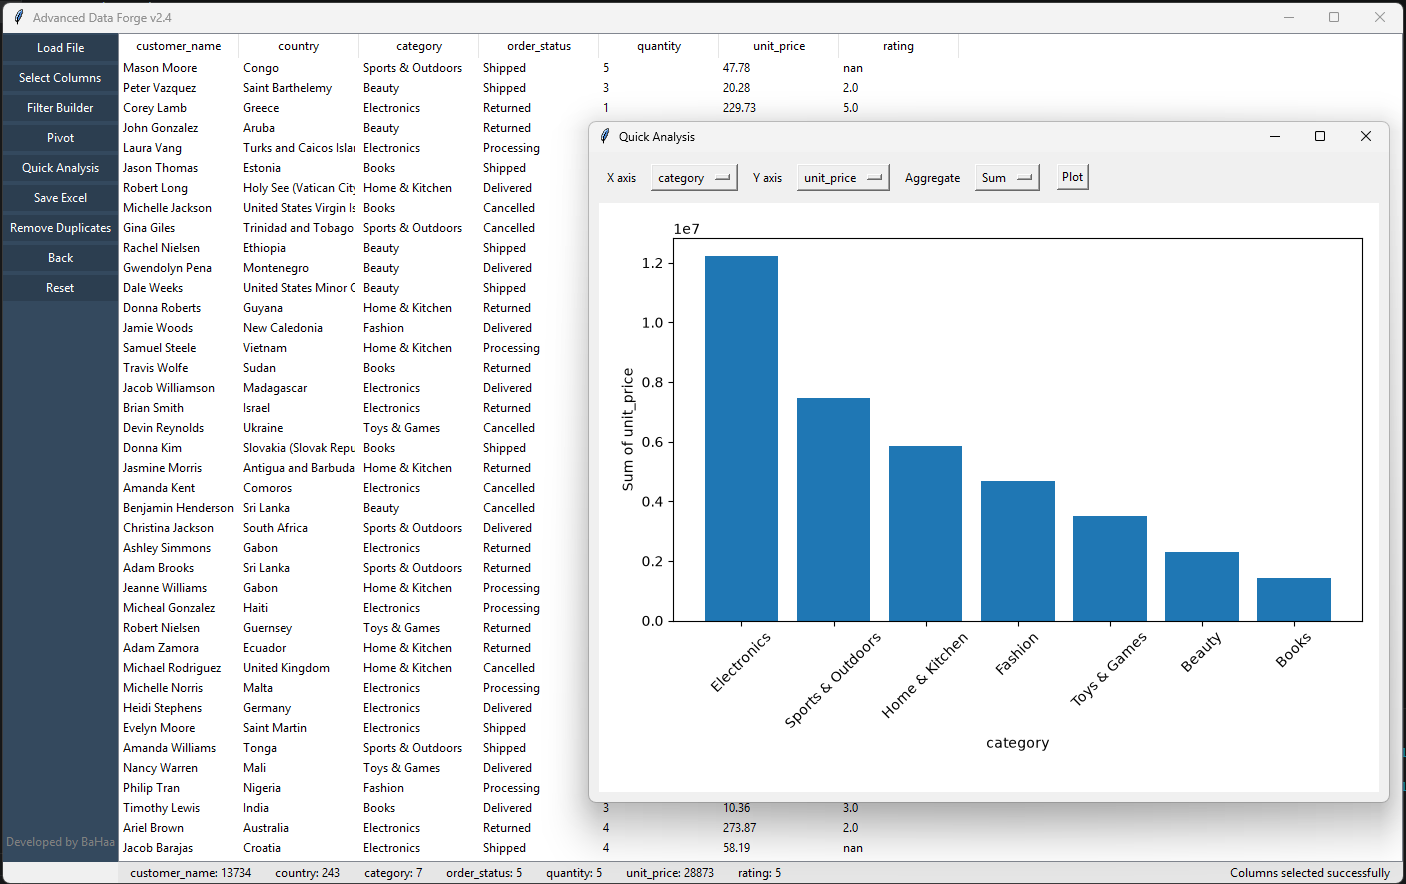

Here is the Python script that generated this plot:
import os

import pandas as pd
import tkinter as tk
from tkinter import filedialog, messagebox, ttk

import matplotlib
matplotlib.use("TkAgg")
from matplotlib.backends.backend_tkagg import FigureCanvasTkAgg
from matplotlib.figure import Figure

AGG_MAP = {"Sum": "sum", "Average": "mean", "Count": "count"}
MAX_CATEGORIES = 20


class DataApp:
    def __init__(self, root):
        self.root = root
        self.root.title("Advanced Data Forge v2.4")

        self.center_window(self.root, 1400, 850)

        self.df = None
        self.original_df = None
        self.file_path = None
        self.history = [] #for back button

        self.root.grid_rowconfigure(0, weight=1)
        self.root.grid_rowconfigure(1, weight=0)
        self.root.grid_columnconfigure(0, weight=0)
        self.root.grid_columnconfigure(1, weight=1)

        self.sidebar = tk.Frame(self.root, width=200, bg="#34495e")
        self.sidebar.grid(row=0, column=0, sticky="ns")
        self.sidebar.grid_propagate(False)  #fixed

        #status bar at the bottom.
        self.status_frame = tk.Frame(self.root, bg="#e6e6e6", height=30)
        self.status_frame.grid(row=1, column=1, sticky="ew")
        self.status_frame.grid_propagate(False)

        self.status_message = tk.Label(self.status_frame, text="Ready", bg="#e6e6e6", anchor="e")
        self.status_message.pack(side="right", padx=10)

        btn_style = {"bg": "#2c3e50", "fg": "white", "activebackground": "#1abc9c", "relief": "flat"}

        #buttons
        tk.Button(self.sidebar, text="Load File", command=self.load_file, **btn_style).pack(fill="x", pady=2)
        tk.Button(self.sidebar, text="Select Columns", command=self.select_columns, **btn_style).pack(fill="x", pady=2)
        tk.Button(self.sidebar, text="Filter Builder", command=self.open_filter_builder, **btn_style).pack(fill="x", pady=2)
        tk.Button(self.sidebar, text="Pivot", command=self.open_pivot, **btn_style).pack(fill="x", pady=2)
        tk.Button(self.sidebar, text="Quick Analysis", command=self.open_quick_analysis, **btn_style).pack(fill="x", pady=2)
        tk.Button(self.sidebar, text="Save Excel", command=self.save, **btn_style).pack(fill="x", pady=2)
        tk.Button(self.sidebar, text="Remove Duplicates", command=self.remove_duplicates, **btn_style).pack(fill="x", pady=2)
        tk.Button(self.sidebar, text="Back", command=self.go_back, **btn_style).pack(fill="x", pady=2)
        tk.Button(self.sidebar, text="Reset", command=self.reset, **btn_style).pack(fill="x", pady=2)

        self.tree = ttk.Treeview(self.root)
        self.tree.grid(row=0, column=1, sticky="nsew")

        tk.Label(
            self.sidebar, text="Developed by BaHaa", font=("Segoe UI", 9), fg="grey", bg="#34495e"
        ).pack(side="bottom", pady=10)

    #open and loads csv/txt/excel (3types of big files) to self.df
    def load_file(self):
        self.file_path = filedialog.askopenfilename(
            filetypes=[
                ("Supported Files", "*.txt *.csv *.xlsx *.xls"),
                ("Text Files", "*.txt"),
                ("CSV Files", "*.csv"),
                ("Excel Files", "*.xlsx *.xls"),
            ]
        )
        if not self.file_path:
            return #stop here if not use a file

        ext = os.path.splitext(self.file_path)[1].lower()
        if ext == ".txt":
            self.df = pd.read_csv(self.file_path, sep="\t")
        elif ext == ".csv":
            self.df = pd.read_csv(self.file_path)
        elif ext in (".xlsx", ".xls"):
            self.df = pd.read_excel(self.file_path)
        else:
            messagebox.showerror("Error", "Unsupported file type")
            return

        self.original_df = self.df.copy() #original copy of the file.
        self.show_table(self.df)
        self.update_status_bar()
        self.set_status("File loaded")

    # renders df into the treeview, only first 200 rows for speed
    def show_table(self, df):
        self.tree.delete(*self.tree.get_children())
        self.tree["columns"] = list(df.columns)
        self.tree["show"] = "headings"

        for col in df.columns:
            self.tree.heading(col, text=col)
            self.tree.column(col, width=120, stretch=False)

        for _, row in df.head(200).iterrows():  #view only 1st 200 row
            self.tree.insert("", "end", values=list(row))

    #open checkboxes to choose needed columns
    def select_columns(self):
        if self.df is None:
            return

        cols = self.df.columns.tolist()
        win = tk.Toplevel(self.root)
        win.withdraw()
        win.title("Select Columns")

        height = min(len(cols) * 25 + 250, 600)
        self.center_window(win, 350, height)
        win.deiconify()

        vars_dict = {}
        canvas = tk.Canvas(win)
        scrollbar = tk.Scrollbar(win, orient="vertical", command=canvas.yview)
        frame = tk.Frame(canvas)
        frame.bind("<Configure>", lambda e: canvas.configure(scrollregion=canvas.bbox("all")))
        canvas.create_window((0, 0), window=frame, anchor="nw")
        canvas.configure(yscrollcommand=scrollbar.set)
        canvas.pack(side="top", fill="both", expand=True)
        scrollbar.pack(side="right", fill="y")

        for col in cols:
            var = tk.BooleanVar(value=False)
            tk.Checkbutton(frame, text=col, variable=var).pack(anchor="w")
            vars_dict[col] = var

        def apply_selection():
            selected = [c for c, v in vars_dict.items() if v.get()] #columns selected
            if not selected:
                messagebox.showwarning("Warning", "No columns selected")
                return

            self.history.append(self.df.copy())
            self.df = self.df[selected]
            self.show_table(self.df)
            self.update_status_bar()
            self.set_status(f"{len(selected)} columns kept")
            win.destroy()

        bottom_frame = tk.Frame(win)
        bottom_frame.pack(side="bottom", fill="x")
        tk.Button(bottom_frame, text="Apply", command=apply_selection).pack(anchor="w", padx=10, pady=5)
        self.update_status_bar()

    # multiple filters (exact/contains/startswith/endswith)
    def open_filter_builder(self):
        if self.df is None:
            return

        win = tk.Toplevel(self.root)
        win.title("Filter Builder")
        self.center_window(win, 400, 280)

        filters = []
        listbox = tk.Listbox(win, width=60)
        listbox.pack(pady=10)

        def add_filter(): #add new filter
            popup = tk.Toplevel(win)
            popup.title("Add Filter")
            self.center_window(popup, 350, 600)

            col_var = tk.StringVar(popup)
            col_var.set(self.df.columns[0])

            type_var = tk.StringVar(popup)
            type_var.set("contains")

            tk.Label(popup, text="Column").pack()
            tk.OptionMenu(popup, col_var, *self.df.columns).pack()

            tk.Label(popup, text="Type").pack()
            tk.OptionMenu(
                popup, type_var, "exact", "contains", "startswith", "endswith",
                command=lambda x: build_value_ui(),
            ).pack()

            value_frame = tk.Frame(popup)
            value_frame.pack(fill="both", expand=True)
            value_widget = {"type": None, "data": None}

            def build_value_ui(*args):
                for w in value_frame.winfo_children():
                    w.destroy()

                col = col_var.get()
                ftype = type_var.get()

                if ftype == "exact":
                    # listbox not checkbox avoid freezing on big columns
                    all_values = sorted(str(v) for v in self.df[col].dropna().unique())

                    search_entry = tk.Entry(value_frame)
                    search_entry.pack(fill="x", padx=10, pady=(10, 5))

                    list_frame = tk.Frame(value_frame)
                    list_frame.pack(fill="both", expand=True, padx=10, pady=(0, 10))

                    scrollbar = tk.Scrollbar(list_frame, orient="vertical")
                    value_listbox = tk.Listbox(list_frame, selectmode="extended", yscrollcommand=scrollbar.set)
                    scrollbar.config(command=value_listbox.yview)
                    value_listbox.pack(side="left", fill="both", expand=True)
                    scrollbar.pack(side="right", fill="y")

                    selected_values = set()

                    def populate_listbox(filter_text=""):
                        value_listbox.delete(0, "end")
                        filter_text = filter_text.lower()
                        for v in all_values:
                            if filter_text in v.lower():
                                value_listbox.insert("end", v)
                        for i, v in enumerate(value_listbox.get(0, "end")):
                            if v in selected_values:
                                value_listbox.selection_set(i)

                    def on_search(*args):
                        populate_listbox(search_entry.get())

                    def on_select(event):
                        visible = value_listbox.get(0, "end")
                        picked = {visible[i] for i in value_listbox.curselection()}
                        for v in visible:
                            selected_values.discard(v)
                        selected_values.update(picked)

                    search_entry.bind("<KeyRelease>", on_search)
                    value_listbox.bind("<<ListboxSelect>>", on_select)
                    populate_listbox()

                    value_widget["type"] = "exact"
                    value_widget["data"] = selected_values
                else:
                    tk.Label(value_frame, text="Enter Value").pack(anchor="w", padx=10, pady=(10, 0))
                    entry = tk.Entry(value_frame)
                    entry.pack(fill="x", padx=10, pady=10)
                    value_widget["type"] = "text"
                    value_widget["data"] = entry

            build_value_ui()

            def save_filter():
                col = col_var.get()
                ftype = type_var.get()

                if ftype == "exact":
                    selected = list(value_widget["data"])
                    if not selected:
                        messagebox.showwarning("Warning", "No values selected")
                        return
                    filters.append({"col": col, "type": "exact", "value": selected})
                else:
                    val = value_widget["data"].get()
                    if not val:
                        messagebox.showwarning("Warning", "Enter value")
                        return
                    filters.append({"col": col, "type": ftype, "value": val})

                listbox.insert("end", f"Column: {col} | Type: {ftype} | Value: {filters[-1]['value']}")
                popup.destroy()

            tk.Button(popup, text="Add Filter", command=save_filter).pack(pady=10)

        def run_filters():
            if not filters:
                messagebox.showwarning("Warning", "No filters added")
                return

            df = self.df.copy()
            for f in filters:
                col = f["col"]
                if f["type"] == "exact":
                    df = df[df[col].astype(str).isin(list(map(str, f["value"])))]
                elif f["type"] == "contains":
                    df = df[df[col].astype(str).str.contains(f["value"], na=False)]
                elif f["type"] == "startswith":
                    df = df[df[col].astype(str).str.startswith(f["value"], na=False)]
                elif f["type"] == "endswith":
                    df = df[df[col].astype(str).str.endswith(f["value"], na=False)]

            self.history.append(self.df.copy())
            self.df = df
            self.show_table(self.df)
            self.update_status_bar()
            self.set_status(f"{len(filters)} filter(s) applied")
            win.destroy()

        tk.Button(win, text="Add Filter", command=add_filter).pack(pady=5)
        tk.Button(win, text="Apply Filters", command=run_filters).pack(pady=5)

    # reshape data: fixed column, column with features, column values
    def open_pivot(self):
        if self.df is None:
            return

        win = tk.Toplevel(self.root)
        win.title("Pivot Tool")
        self.center_window(win, 300, 560)

        cols = self.df.columns.tolist()
        tk.Label(win, text="Index Columns (keep fixed)").pack()

        fixed_vars = {}
        fixed_frame = tk.Frame(win)
        fixed_frame.pack()
        for col in cols:
            var = tk.BooleanVar(value=False)
            tk.Checkbutton(fixed_frame, text=col, variable=var).pack(anchor="w")
            fixed_vars[col] = var

        tk.Label(win, text="Pivot Column (Features)").pack()
        pivot_col = tk.StringVar(win)
        pivot_col.set(cols[0])
        tk.OptionMenu(win, pivot_col, *cols).pack()

        tk.Label(win, text="Values Column").pack()
        value_col = tk.StringVar(win)
        value_col.set(cols[1] if len(cols) > 1 else cols[0])
        tk.OptionMenu(win, value_col, *cols).pack()

        tk.Label(win, text="Combine repeated values using").pack()
        agg_display = tk.StringVar(win)
        agg_display.set("Average")
        tk.OptionMenu(win, agg_display, *AGG_MAP.keys()).pack()

        def run_pivot():
            index_cols = [c for c, v in fixed_vars.items() if v.get()]
            if not index_cols:
                messagebox.showwarning("Warning", "Select at least one index column")
                return
            if pivot_col.get() == value_col.get():
                messagebox.showwarning("Warning", "Pivot and Value columns must differ")
                return

            try:
                agg_func = AGG_MAP[agg_display.get()]
                df_pivot = pd.pivot_table(
                    self.df, index=index_cols, columns=pivot_col.get(),
                    values=value_col.get(), aggfunc=agg_func,
                ).reset_index()

                df_pivot.columns = [
                    str(c) if isinstance(c, str) else str(c[1]) for c in df_pivot.columns
                ]

                self.history.append(self.df.copy())
                self.df = df_pivot
                self.show_table(self.df)
                self.update_status_bar()
                self.set_status(f"Pivot applied ({agg_display.get()})")
                win.destroy()
            except Exception as e:
                messagebox.showerror("Error", str(e))

        tk.Button(win, text="Apply Pivot", command=run_pivot).pack(pady=10)

    #bar chart of the current data, X/Y
    def open_quick_analysis(self):
        if self.df is None:
            messagebox.showinfo("No data", "Load a file first.")
            return

        win = tk.Toplevel(self.root)
        win.title("Quick Analysis")
        self.center_window(win, 800, 650)

        columns = list(self.df.columns)
        controls = tk.Frame(win)
        controls.pack(fill="x", padx=10, pady=10)

        tk.Label(controls, text="X axis").grid(row=0, column=0, padx=5, sticky="w")
        x_var = tk.StringVar(value=columns[0])
        tk.OptionMenu(controls, x_var, *columns).grid(row=0, column=1, padx=5)

        tk.Label(controls, text="Y axis").grid(row=0, column=2, padx=5, sticky="w")
        y_var = tk.StringVar(value=columns[0])
        tk.OptionMenu(controls, y_var, *columns).grid(row=0, column=3, padx=5)

        tk.Label(controls, text="Aggregate").grid(row=0, column=4, padx=5, sticky="w")
        agg_display = tk.StringVar(value="Average")
        tk.OptionMenu(controls, agg_display, *AGG_MAP.keys()).grid(row=0, column=5, padx=5)

        chart_frame = tk.Frame(win)
        chart_frame.pack(fill="both", expand=True, padx=10, pady=(0, 10))

        def plot_chart():
            for w in chart_frame.winfo_children():
                w.destroy()

            x_col = x_var.get()
            y_col = y_var.get()
            agg_label = agg_display.get()
            agg_func = AGG_MAP[agg_label]

            try:
                fig = Figure(figsize=(7, 5), dpi=100)
                ax = fig.add_subplot(111)

                y_data = pd.to_numeric(self.df[y_col], errors="coerce")
                grouped = self.df.assign(_y=y_data).groupby(x_col)["_y"].agg(agg_func)
                grouped = grouped.sort_values(ascending=False)
                if len(grouped) > MAX_CATEGORIES:
                    grouped = grouped.iloc[:MAX_CATEGORIES]
                    ax.set_title(f"Top {MAX_CATEGORIES} of {x_col} by {agg_label.lower()} {y_col}")

                ax.bar(grouped.index.astype(str), grouped.values)
                ax.set_xlabel(x_col)
                ax.set_ylabel(f"{agg_label} of {y_col}")
                ax.tick_params(axis="x", rotation=45)
                fig.tight_layout()

                canvas = FigureCanvasTkAgg(fig, master=chart_frame)
                canvas.draw()
                canvas.get_tk_widget().pack(fill="both", expand=True)
            except Exception as e:
                messagebox.showerror("Chart error", str(e))

        tk.Button(controls, text="Plot", command=plot_chart).grid(row=0, column=6, padx=10)

    # back to last step from self.history.
    def go_back(self):
        if not self.history:
            messagebox.showinfo("Info", "No previous step available")
            return

        self.df = self.history.pop()
        self.show_table(self.df)
        self.update_status_bar()
        self.set_status("Back to previous step")

    #back to the original loaded file
    def reset(self):
        if self.original_df is not None:
            self.history.append(self.df.copy())
            self.df = self.original_df.copy()
            self.show_table(self.df)
            self.update_status_bar()
            self.set_status("Reset to original data")

    # export to excel, and open automaticly.
    def save(self):
        if self.df is None:
            return

        folder = os.path.dirname(self.file_path)
        output = os.path.join(folder, "output.xlsx")

        self.df.drop_duplicates().to_excel(output, index=False)
        os.startfile(output)
        self.set_status(f"Saved to {output}")

    #build the status bar with value counts per column
    def update_status_bar(self):
        for w in self.status_frame.winfo_children():
            if w != self.status_message:
                w.destroy()

        if self.df is None:
            return

        for col in self.df.columns:
            val = self.df[col].nunique()
            tk.Label(self.status_frame, text=f"{col}: {val}", bg="#e6e6e6", padx=10).pack(side="left")

    def set_status(self, text):
        self.status_message.config(text=text)

    def center_window(self, win, width, height): #centers the window on the screen
        sw = win.winfo_screenwidth()
        sh = win.winfo_screenheight()
        x = (sw // 2) - (width // 2)
        y = (sh // 2) - (height // 2)
        win.geometry(f"{width}x{height}+{x}+{y}")

    # remove duplicate rows and shows count of removed rows
    def remove_duplicates(self):
        if self.df is None:
            return

        before = len(self.df)
        self.history.append(self.df.copy())
        self.df = self.df.drop_duplicates()
        removed = before - len(self.df)

        self.show_table(self.df)
        self.update_status_bar()
        self.set_status(f"Removed {removed} duplicate rows")


if __name__ == "__main__":
    root = tk.Tk()
    app = DataApp(root)
    root.mainloop()
